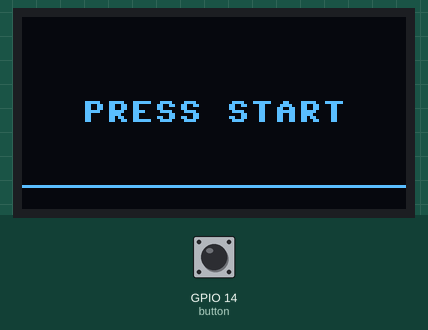
Bench run of a program on a simulated ESP32 board running MicroPython. Shown: 128×64 one-colour display. The test bench sets the inputs (shaded band); at power-on: GPIO 14 (button) HIGH. The OLED is the two-colour kind (top 16 rows yellow); random numbers come from a fixed seed.

Above: at 0.1 s.
At 0.7 s:
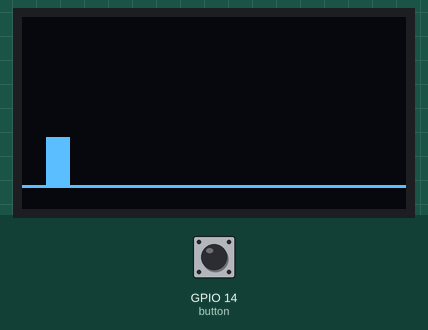
1.3 s: GPIO 14 (button) pulled LOW for 0.15 s
At 1.47 s:
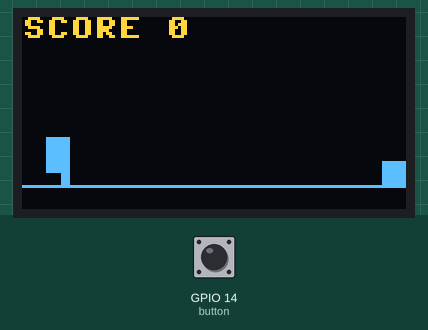
Timing chart, 0 to 4.3 s (numbered marks = the images above; inputs shaded):
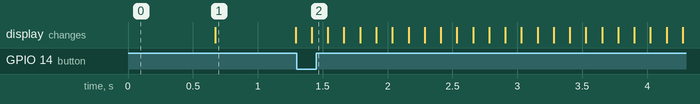

The program:

step2_bricks.py
```python
from machine import Pin, SoftI2C
import ssd1306
import time
import random

button = Pin(14, Pin.IN, Pin.PULL_UP)
i2c = SoftI2C(scl=Pin(22), sda=Pin(21))
oled = ssd1306.SSD1306_I2C(128, 64, i2c)


def on_press(pin):
    global pressed
    pressed = True


def draw_hero(y):  # 디콘 그리기: 몸 하나 + 다리 두 장을 번갈아
    oled.fill_rect(8, y, 8, 12, 1)
    if distance % 2 == 0:
        oled.fill_rect(8, y + 12, 3, 4, 1)
    else:
        oled.fill_rect(13, y + 12, 3, 4, 1)


pressed = False
playing = False
blink = 0
bricks = [0, 0, 0, 0, 0, 0, 0, 0, 0, 0, 0, 0, 0, 0, 0, 0]  # 벽돌 리스트 16칸: 1이면 벽돌
distance = 0  # 달린 거리 (프레임 수)
button.irq(trigger=Pin.IRQ_FALLING, handler=on_press)
while True:
    if pressed:
        pressed = False
        playing = True
    oled.fill(0)
    if playing:
        new = 0
        if bricks[15] == 0 and random.randint(0, 2) == 0:  # 마지막 칸이 비었고, 1/3 확률이면
            new = 1
        bricks.pop(0)  # 0번 칸을 지우면 모두 번호가 1씩 줄어요 (디콘 쪽으로 한 칸)
        bricks.append(new)  # 새 칸은 맨 뒤(15번)에
        distance = distance + 1
        for i in range(16):
            if bricks[i] == 1:
                oled.fill_rect(i * 8, 48, 8, 8, 1)  # i번 칸 벽돌은 x = i × 8
        draw_hero(40)
        oled.text("SCORE " + str(distance // 8), 0, 0)  # 점수 = 거리 ÷ 8 (몫)
    elif blink % 10 < 5:
        oled.text("PRESS START", 20, 28)
    else:
        oled.fill_rect(8, 40, 8, 16, 1)
    oled.line(0, 56, 127, 56, 1)
    oled.show()
    blink = blink + 1
    time.sleep_ms(100)
```

Measured:
- what the display in image 1 shows lasts 0.6 s, from 0.7 s to 1.3 s
